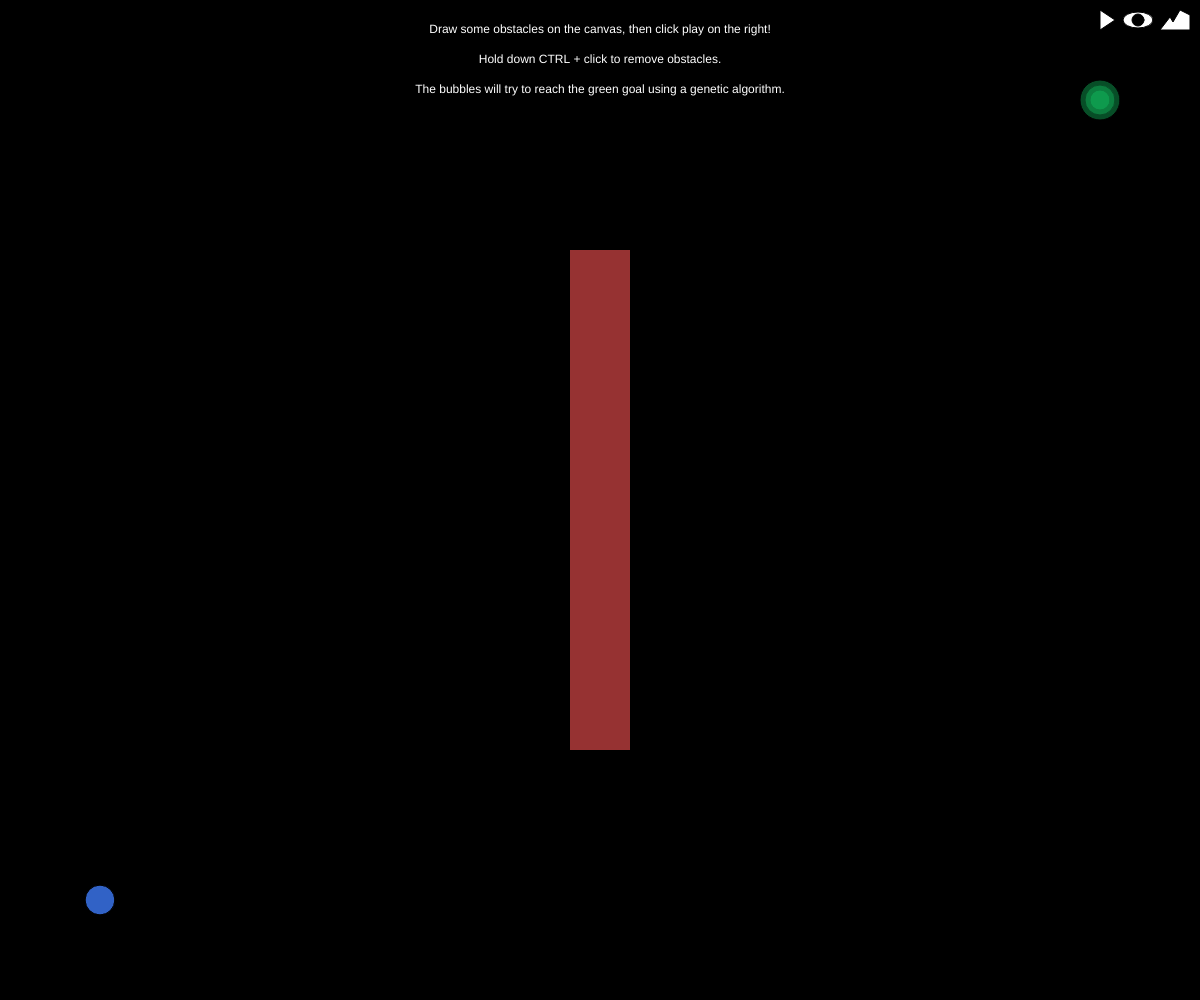
Frame 1 (no input)
Frame 60 (no input): identical to frame 1, image omitted
Frame 120 (the mouse pressed at the canvas centre since frame 60): identical to frame 1, image omitted

The p5.js sketch that drew this single still picture (run headless with seeded random() and noise() and a simulated clock; from frame 60 on, the mouse is pressed at the canvas centre):

// p5.js sketch
// ── sketch.js
// Hyperparameters
let populationLifespan = 100; // initial lifespan of population (will naturally increase if fitness is not improving)
let lifespanRate = 0.1;       // if fitness isn't improving, rate at which lifespan is increased
let populationSize = 100;     // fixed population size
let maxForce = 0.8;           // maximum force/acceleration allowed per tick
let dampenVelocityRate = 0.99;// rate that velocity is dampened per tick
let pruneSaveRate = 0.4;      // while pruning population between generations, probability that a below-average individual will be saved for next generation
let pruneMutateRate = 0.01;   // while pruning, probability that a saved individual may be mutated
let mutationRate = 0.03;      // when a new child individual is created, probability that a gene will mutate
let stuckPenaltyDivisor = 5;  // fitness is divided by this when bubble hits wall or obstacle

// Minimum canvas size
let minWidth = 600;
let minHeight = 600;

// Global simulation vars
let population;         // population of individuals
let target;             // target "goal" point of individuals
let rectangles = [];    // rectangular obstacles
let controls = {};      // play/pause/render controls
let render = true;      // global render flag
let setupPhase = true;  // true during intiial setup phase

/**
 * Setup canvas and simulation
 */
function setup() {
  createCanvas(windowWidth < minWidth ? minWidth : windowWidth, windowHeight < minHeight ? minHeight : windowHeight);
  population = new Population(populationLifespan, populationSize, mutationRate, pruneSaveRate, pruneMutateRate, lifespanRate);
  target = createVector(width - 100, 100);

  // Initial obstacle
  let cX = width / 2, cY = height / 2, cW = 30, cH = height / 4;
  rectangles.push(new ShapePolygon([[cX - cW, cY - cH], [cX + cW, cY - cH], [cX + cW, cY + cH], [cX - cW, cY + cH]]));

  // Controls
  let x = width - 100, y = 10;
  controls.play = new ShapePolygon([[x, y], [x + 15, y + 10], [x, y + 20]]);
  controls.pause = new ShapeGroup([
    new ShapePolygon([[x, y], [x + 6, y], [x + 6, y + 20], [x, y + 20]]),
    new ShapePolygon([[x + 9, y], [x + 15, y], [x + 15, y + 20], [x + 9, y + 20]])
  ]);
  let rX = x + 38, rY = y + 10;
  controls.render = new ShapeGroup([
    new ShapeEllipse(rX, rY, 30, 16),
    new ShapeEllipse(rX, rY, 12, 12, 0)
  ]);
  let sX = rX + 22, sY = y + 20;
  controls.renderStats = new ShapePolygon([[sX, sY], [sX + 10, sY - 13], [sX + 13, sY - 8], [sX + 20, sY - 20], [sX + 30, sY - 15], [sX + 30, sY]]);
}

/**
 * Handle mouse clicks
 */
function mouseClicked() {
  if ((population.paused && controls.play.inBounds(mouseX, mouseY))
    || (!population.paused && controls.pause.inBounds(mouseX, mouseY))) {
    population.togglePause();
    if (setupPhase) {
      setupPhase = false;
      population.renderInfo = true;
    }
  } else if (controls.render.inBounds(mouseX, mouseY)) {
    render = population.toggleRender();
  } else if (population.render && controls.renderStats.inBounds(mouseX, mouseY)) {
    population.toggleRenderStats();
  }

  // During setup phase only
  if (!setupPhase) {
    return;
  }

  // Remove obstacle if ctrl-click
  if (!keyIsDown(CONTROL)) {
    return;
  }
  let removeIndex;
  if (rectangles.some((r, index) => {
    if (r.inBounds(mouseX, mouseY)) {
      removeIndex = index;
      return true;
    }
  })) {
    rectangles.splice(removeIndex, 1);
  }
}

// Holds currently drawing obstacle during setup phase
let currentRect = {};

/**
 * Start drawing obstacle in setup phase
 */
function mousePressed() {
  if (!setupPhase) {
    return;
  }
  currentRect.x = mouseX;
  currentRect.y = mouseY;
}

/**
 * Draw obstacles in setup phase
 */
function mouseDragged() {
  if (!setupPhase || !currentRect.x) {
    return;
  }
  currentRect.w = mouseX - currentRect.x;
  currentRect.h = mouseY - currentRect.y;
}

/**
 * Complete drawing, save obstacle
 */
function mouseReleased() {
  if (!setupPhase || !currentRect.x) {
    return;
  }
  let r = currentRect;
  rectangles.push(new ShapePolygon([[r.x, r.y], [r.x + r.w, r.y], [r.x + r.w, r.y + r.h], [r.x, r.y + r.h]]));
  currentRect = {};
}

/**
 * Render canvas and tick simulation
 */
function draw() {
  background(0);

  // Draw controls
  push();
  fill(255, 255, 255);
  cursor(setupPhase ? (keyIsDown(CONTROL) ? HAND : CROSS) : ARROW);
  if (population.paused) {
    controls.play.draw();
    if (controls.play.inBounds(mouseX, mouseY)) {
      cursor(HAND);
    }
  } else {
    controls.pause.draw();
    if (controls.pause.inBounds(mouseX, mouseY)) {
      cursor(HAND);
    }
  }
  controls.render.draw();
  if (controls.render.inBounds(mouseX, mouseY)) {
    cursor(HAND);
  }
  if (render) {
    controls.renderStats.draw();
    if (controls.renderStats.inBounds(mouseX, mouseY)) {
      cursor(HAND);
    }
  }
  if (setupPhase) {
    textAlign(CENTER);
    text("Draw some obstacles on the canvas, then click play on the right!\n\nHold down CTRL + click to remove obstacles.\n\nThe bubbles will try to reach the green goal using a genetic algorithm.", 0, 24, width);
  }
  pop();

  // Run simulation
  if (!population.run()) {
    population.regenerate();
  }

  if (!render) {
    return;
  }
  
  // Draw target
  push();
  fill(20, 200, 100, 100);
  ellipse(target.x, target.y, 20, 20);
  ellipse(target.x, target.y, 30, 30);
  ellipse(target.x, target.y, 40, 40);

  // Draw obstacles
  noStroke();
  fill(150, 50, 50);
  rectangles.forEach(function (r) {
    r.draw();
  });
  if (currentRect.w) {
    stroke(150, 100, 100);
    fill(150, 50, 50, 100);
    rect(currentRect.x, currentRect.y, currentRect.w, currentRect.h);
  }
  pop();
}








function DNA(lifespan, mutationRate, randomize) {
  this.genes = [];
  this.mutationRate = mutationRate === undefined ? 0.02 : mutationRate;

  let randomGene = function () {
    return p5.Vector.random2D().limit(maxForce);
  };

  // Randomly generate genes for new DNA
  if (randomize !== false) {
    for (var i = 0; i < lifespan; i++) {
      this.genes[i] = randomGene();
    }
  }

  this.getGene = function (tick) {
    if (tick >= this.genes.length) {
      // Generate a random new gene if DNA is not long enough
      this.genes[tick] = randomGene();
    }
    return this.genes[tick];
  }

  /**
   * Cross this DNA with a partner DNA
   * Randomly chooses midpoint and uses left or right side of split genes from each parent respectively
   */
  this.crossover = function (lifespan, mutationRate, partner) {
    let newDna = new DNA(lifespan, mutationRate, false);
    var mid = floor(random(this.genes.length));
    for (var i = 0; i < lifespan; i++) {
      if (i > mid && i < this.genes.length) {
        // Use gene from this parent
        newDna.genes[i] = this.genes[i];
      } else if (i < partner.genes.length) {
        // Use gene from partner
        newDna.genes[i] = partner.genes[i];
      } else {
        // This child has more genes than parents, randomly generate
        newDna.genes[i] = randomGene();
      }
    }
    return newDna;
  }

  /**
   * Randomly mutates genes, given a mutation rate chance
   */
  this.mutate = function () {
    let count = 0;
    for (let i = 0; i < this.genes.length; i++) {
      if (random(1) < this.mutationRate) {
        this.genes[i] = randomGene();
        count++;
      }
    }
    return count;
  }
}      








function Individual(lifespan, mutationRate, dna) {
  this.radius = 15;
  this.dna = dna ? dna : new DNA(lifespan, mutationRate);
  this.pos;
  this.vel;
  this.acc;
  this.fitness;
  this.tickCompleted;
  this.tickStuck;
  this.mutationCount = 0;

  /**
   * Resets individual with starting values
   */
  this.reset = function () {
    this.pos = createVector(100, height - 100);
    this.vel = createVector();
    this.acc = createVector();
    this.fitness = 0.0;
    this.tickCompleted = null;
    this.tickStuck = null;
  };

  // Reset newly created individuals
  this.reset();

  /**
   * Mate this individual with a partner, mutate it, and return a new child individual
   */
  this.mate = function (lifespan, mutationRate, partner) {
    let newDna = this.dna.crossover(lifespan, mutationRate, partner.dna);
    let mutationCount = newDna.mutate();
    let child = new Individual(lifespan, mutationRate, newDna);
    child.mutationCount += mutationCount;
    return child;
  }

  /**
   * Calculate the fitness for this individual based on distance to target and time taken to reach target
   */
  this.calcFitness = function () {

    let dFit = 1000 / Math.max(1, dist(this.pos.x, this.pos.y, target.x, target.y));
    if (this.tickCompleted) {
      // Individual arrived at goal, use best time to calculate fitness
      let tFit = pow((1 + (1 / this.tickCompleted)), 2);
      this.fitness = dFit * tFit;
      return;
    }

    // Still finding path
    this.fitness = dFit;

    if (this.tickStuck) {
      // Individual stuck, penalty
      this.fitness /= stuckPenaltyDivisor;
      return;
    }
  }

  /**
   * Update individual this tick simulation
   */
  this.update = function (tick) {
    
    if (this.tickCompleted || this.tickStuck) {
      return;
    }

    let d = dist(this.pos.x, this.pos.y, target.x, target.y);
    if (d < this.radius) {
      this.tickCompleted = tick;
      return;
    }
    
    // Check for screen edge & obstacle collisions
    if (this.pos.x < 0 || this.pos.x > width || this.pos.y < 0 || this.pos.y > height
      || rectangles.some((r) => r.inBounds(this.pos.x, this.pos.y), this)) {
        // Collision detected, set velocity to 0
        this.vel.mult(0);
        this.acc.mult(0);
        this.tickStuck = tick;
        return;
    }

    // Add acceleration vector and update velocity/position
    this.acc.add(this.dna.getGene(tick));
    this.vel.mult(dampenVelocityRate); // dampen velocity
    this.vel.add(this.acc);
    this.pos.add(this.vel);
    this.acc.mult(0);
  }

  /**
   * Draw individual to screen
   */
  this.draw = function () {
    let color = this.tickStuck ? [255, 50, 50, 50] :
      (this.tickCompleted ? [20, 200, 100, 100] :
      [50, 100, 200, 100]);
    push();
    fill(color);
    translate(this.pos.x, this.pos.y);
    rotate(this.vel.heading());
    rectMode(CENTER);
    ellipse(0, 0, this.radius * 2, this.radius * 2);
    pop();
  }
}









function Population(lifespan, popsize, mutationRate, pruneSaveRate, pruneMutateRate, lifespanRate) {
  this.individuals = [];
  this.popsize = popsize === undefined ? 0 : popsize;
  this.lifespan = lifespan === undefined ? 100 : lifespan;
  this.lifespanRate = lifespanRate === undefined ? 0.1 : lifespanRate;
  this.mutationRate = mutationRate === undefined ? 0.02 : mutationRate;
  this.pruneSaveRate = pruneSaveRate === undefined ? 0.5 : pruneSaveRate;
  this.pruneMutateRate = pruneMutateRate === undefined ? 0.01 : pruneMutateRate;
  this.tick = 0;
  this.totalFitness = 0;
  this.maxFitness = 0;
  this.minFitness = Infinity;
  this.paused = true;
  this.render = true;
  this.renderInfo = false;
  this.renderStats = false;
  this.generation = 1;
  this.newChildren = this.popsize;
  this.previousMaxFitness = 0;
  this.previousMinFitness = 0;
  this.previousTotalFitness = 0;
  this.mutationCount = 0;
  this.totalGenes = 0;
  this.bestOverallFitness = 0;
  this.highestOverallTotalFitness = 0;
  this.maxOverallMutations = 0;
  this.stats = [];

  if (popsize > 0) {
    for (var i = 0; i < this.popsize; i++) {
      this.individuals[i] = new Individual(this.lifespan, this.mutationRate);
    }
  }

  /**
   * Pauses/unpauses simulation
   */
  this.togglePause = function () {
    this.paused = !this.paused;
    return this.paused;
  };

  /**
   * Turns on/off simulation rendering
   */
  this.toggleRender = function () {
    this.render = !this.render;
    return this.render;
  }
  
  /**
   * Turns on/off rendering of generation info
   */
  this.toggleRenderInfo = function () {
    this.renderInfo = !this.renderInfo;
    return this.renderInfo;
  }

  /**
   * Turns on/off rendering of stats
   */
  this.toggleRenderStats = function () {
    this.renderStats = !this.renderStats;
    return this.renderStats;
  }

  /**
   * Calculates the fitness for each individual in the population
   */
  this.calcFitness = function () {
    this.totalFitness = 0;
    this.maxFitness = 0;
    this.minFitness = Infinity;
    let countDone = 0;
    let lastTick = 0;
    this.individuals.forEach(function (individual) {
      individual.calcFitness();

      // Check if individual has reached target or is stuck
      if (individual.tickCompleted || individual.tickStuck) {
        countDone++;
        if (individual.tickCompleted > lastTick) {
          lastTick = individual.tickCompleted;
        } else if (individual.tickStuck > lastTick) {
          lastTick = individual.tickStuck;
        }
      }

      // Update population fitness stats
      this.totalFitness += individual.fitness;
      if (individual.fitness > this.maxFitness) {
        this.maxFitness = individual.fitness;
      }
      if (individual.fitness < this.minFitness) {
        this.minFitness = individual.fitness;
      }
    }, this);

    // If all individuals were done, decrease population lifespan to last tick
    if (countDone >= this.individuals.length) {
      this.lifespan = max(lastTick, 10);
    }
  };

  /**
   * Prunes population
   * Save individual for next generation if they have above average fitness, or they are randomly kept given the pruneSaveRate
   * Randomly mutate saved individuals based on pruneMutateRate
   */
  this.prune = function () {
    let newIndividuals = [];
    let meanFitness = this.totalFitness / this.popsize;
    this.totalFitness = 0;
    this.individuals.forEach(function (individual) {
      if (individual.fitness > meanFitness
        || random(1) < this.pruneSaveRate) {
        // Save individuals with above average fitness, or chance to save those below average
        this.totalFitness += individual.fitness;
        if (random(1) < this.pruneMutateRate) {
          // Chance to mutate existing individuals
          this.mutationCount += individual.dna.mutate();
        }
        newIndividuals.push(individual);
      }
    }, this);
    this.individuals = newIndividuals;
  };

  /**
   * Mates two parents, creates a new child and adds to population
   */
  this.addNewChild = function (parentA, parentB) {
    let newChild = parentA.mate(this.lifespan, this.mutationRate, parentB);
    this.mutationCount += newChild.mutationCount;
    this.individuals.push(newChild);
  };

  /**
   * Regenerate population and prepare next generation
   */
  this.regenerate = function () {

    // Calculate the fitness of all individuals
    this.calcFitness();

    // Increment to next generation
    this.generation++;
    if (this.totalFitness > this.highestOverallTotalFitness) {
      this.highestOverallTotalFitness = this.totalFitness;
    }
    if (this.maxFitness > this.bestOverallFitness) {
      this.bestOverallFitness = this.maxFitness;
    } else {
      // Increase population lifespan if fitness didn't improve
      this.lifespan += min(floor(this.lifespan * this.lifespanRate), 100);
    }
    this.previousMaxFitness = this.maxFitness;
    this.previousMinFitness = this.minFitness;
    this.previousTotalFitness = this.totalFitness;
    this.tick = 0;
    this.mutationCount = 0;

    // Prune population, allowing for new children
    this.prune();

    // Randomly pick an array of parents from remaining population
    let pairings = [];
    this.newChildren = this.popsize - this.individuals.length;
    for (let i = 0; i < this.newChildren; i++) {
      pairings.push({
        a: random(0, this.totalFitness),
        b: random(0, this.totalFitness)
      });
    }

    // Choose parents: those with higher fitness have a higher probability of being chosen
    // when both parents are found, mate them and add child to population
    this.individuals.forEach(function (individual) {
      pairings.forEach(function (pairing) {
        if (pairing.done) {
          return;
        }
        pairing.a -= individual.fitness;
        pairing.b -= individual.fitness;
        if (pairing.a <= 0) {
          pairing.parentA = individual;
          if (pairing.parentB) {
            this.addNewChild(pairing.parentA, pairing.parentB);
            pairing.done = true;
            return;
          }
        }
        if (pairing.b <= 0) {
          pairing.parentB = individual;
          if (pairing.parentA) {
            this.addNewChild(pairing.parentA, pairing.parentB);
            pairing.done = true;
            return;
          }
        }
      }, this);

      this.totalGenes = this.individuals.reduce((acc, curr) => acc + curr.dna.genes.length, 0);
      if (this.mutationCount > this.maxOverallMutations) {
        this.maxOverallMutations = this.mutationCount;
      }

      // Reset this individual in prep for next generation
      individual.reset();

    }, this);

    // Save this generation's statistics
    this.saveStats();
  };

  /**
   * Main simulation loop
   */
  this.run = function () {

    let paused = this.paused;

    // Run updates on each individual if not paused, and draw (if rendering)
    this.individuals.forEach(function (individual) {
      if (!paused) {
        individual.update(this.tick);
      }
      if (this.render) {
        individual.draw();
      }
    }, this);

    // Increment tick if not paused
    if (!paused) {
      this.tick++;
      if (this.tick >= this.lifespan) {
        return false;
      }
    }

    if (this.render) {
      // Draw generation info and stats to canvas
      if (this.renderInfo) {
        this.drawInfo();
      }
      if (this.renderStats) {
        this.drawStats();
      }
    } else {
      // If not currently rendering simulation, just display current generation in center of screen
      push();
      textAlign(CENTER);
      textSize(32);
      textStyle(BOLD);
      fill(200, 200, 200, 255);
      text("Generation " + this.generation, 0, height / 2, width);
      textSize(16);
      text("Fitness " + this.maxFitness.toFixed(2), 0, height / 2 + 70, width);
      text("Tick " + this.tick + " / " + this.lifespan, 0, height / 2 + 40, width);
      pop();
    }

    return true;
  };

  /**
   * Save this generation's stats to historical stat array
   */
  this.saveStats = function () {
    let prev = (this.generation > 0 ? this.generation - 1 : 0);

    // Previous generation
    if (!(prev in this.stats)) {
      this.stats[prev] = {
        lifespan: this.lifespan,
        newChildren: this.popsize,
        popsize: this.popsize
      };
    }
    this.stats[prev].mutations = this.mutationCount;
    this.stats[prev].totalFitness = this.totalFitness;
    this.stats[prev].minFitness = this.minFitness;
    this.stats[prev].maxFitness = this.maxFitness;

    this.stats[this.generation] = {
      lifespan: this.lifespan,
      newChildren: this.newChildren,
      popsize: this.popsize
    };
  };

  /**
   * Draws historical stat chart in lower-right side of canvas
   */
  this.drawStats = function () {
    push();

    let w = 400, h = 150, x = width - w, y = height;
    let xStep = w / this.stats.length;
    let fitnessStep = h / this.bestOverallFitness;
    let totalFitnessStep = h / this.highestOverallTotalFitness;
    let mutationStep = h / this.maxOverallMutations;
    let colors = {
      totalFitness: [255, 255, 255],
      maxFitness: [20, 200, 100],
      minFitness: [255, 50, 50],
      mutations: [120, 120, 255]
    }
    textAlign(RIGHT);
    fill(colors.totalFitness);
    text("Total fitness (0 - " + ceil(this.highestOverallTotalFitness) + ")", x, y - h - 60, w - 10);
    fill(colors.maxFitness);
    text("Max fitness (0 - " + ceil(this.bestOverallFitness) + ")", x, y - h - 45, w - 10);
    fill(colors.minFitness);
    text("Min fitness (0 - " + ceil(this.bestOverallFitness) + ")", x, y - h - 30, w - 10);
    fill(colors.mutations);
    text("Mutations (0 - " + ceil(this.maxOverallMutations) + ")", x, y - h - 15, w - 10);
    let prev = {
      x: x,
      maxFitness: y,
      minFitness: y,
      totalFitness: y,
      mutations: y
    };
    let next;
    this.stats.forEach(function (stat, gen) {
      next = {
        x: x + (xStep * gen),
        maxFitness: y - (fitnessStep * stat.maxFitness),
        minFitness: y - (fitnessStep * stat.minFitness),
        totalFitness: y - (totalFitnessStep * stat.totalFitness),
        mutations: y - (mutationStep * stat.mutations)
      }
      stroke(colors.totalFitness);
      line(prev.x, prev.totalFitness, next.x, next.totalFitness);
      stroke(colors.maxFitness);
      line(prev.x, prev.maxFitness, next.x, next.maxFitness);
      stroke(colors.minFitness);
      line(prev.x, prev.minFitness, next.x, next.minFitness);
      stroke(colors.mutations);
      line(prev.x, prev.mutations, next.x, next.mutations);
      Object.assign(prev, next);
    });

    pop();
  };

  this.drawInfo = function () {
    let infoPairs = [
      ["Generation:", this.generation],
      ["Tick: ", this.tick + " / " + this.lifespan],
      ["New children:", this.newChildren + " / " + this.popsize],
      ["Mutations:", this.mutationCount + " / " + this.totalGenes],
      ["\nLast generation:", "\n" + (this.generation > 0 ? this.generation - 1 : 0)],
      ["Total fitness:", this.previousTotalFitness.toFixed(2)],
      ["Min fitness:", this.previousMinFitness.toFixed(2)],
      ["Max fitness:", this.previousMaxFitness.toFixed(2)],
      ["\nBest overall fitness:", "\n" + this.bestOverallFitness.toFixed(2)],
    ];

    let left = "";
    let right = "";
    infoPairs.forEach(function (curr) {
      left += curr[0] + "\n";
      right += curr[1] + "\n";
    });

    let x = 10, y = 20, w = 130;
    push();

    fill(200, 200, 200, 255);
    textAlign(RIGHT);
    text(left, x, y, w);
    textAlign(LEFT);
    text(right, x + w, y, w);

    pop();
  }
}








function ShapeEllipse(x, y, w, h, color) {
  this.x = x;
  this.y = y;
  this.w = w;
  this.h = h === undefined ? w : h;
  this.color = color;
  this.rectBounds = {
    x: Infinity,
    y: Infinity,
    x1: 0,
    y1: 0
  };

  let halfW = this.w / 2.0;
  let halfH = this.h / 2.0;
  this.rectBounds.x = this.x - halfW;
  this.rectBounds.y = this.y - halfH;
  this.rectBounds.x1 = this.x + halfW;
  this.rectBounds.y1 = this.y + halfH;

  this.draw = function () {
    if (this.color !== undefined) {
      push();
      fill(color);
    }
    ellipse(this.x, this.y, this.w, this.h);
    if (this.color !== undefined) {
      pop();
    }
  }

  this.inBounds = function (x, y) {
    return (x >= this.rectBounds.x && x <= this.rectBounds.x1 && y >= this.rectBounds.y && y <= this.rectBounds.y1);
  }
}









function ShapeGroup(polygons) {
  this.polygons = polygons;
  this.rectBounds = {
    x: Infinity,
    y: Infinity,
    x1: 0,
    y1: 0
  };

  this.polygons.forEach(function (polygon) {
    // Save bounding box limits
    if (polygon.rectBounds.x < this.rectBounds.x) {
      this.rectBounds.x = polygon.rectBounds.x;
    } else if (polygon.rectBounds.x1 > this.rectBounds.x1) {
      this.rectBounds.x1 = polygon.rectBounds.x1;
    }
    if (polygon.rectBounds.y < this.rectBounds.y) {
      this.rectBounds.y = polygon.rectBounds.y;
    } else if (polygon.rectBounds.y1 > this.rectBounds.y1) {
      this.rectBounds.y1 = polygon.rectBounds.y1;
    }
  }, this);

  this.draw = function () {
    this.polygons.forEach(function (polygon) {
      polygon.draw();
    });
  }

  this.inBounds = function (x, y) {
    return (x >= this.rectBounds.x && x <= this.rectBounds.x1 && y >= this.rectBounds.y && y <= this.rectBounds.y1);
  }
}









function ShapePolygon(points) {
  this.points = points;
  this.lines = [];
  this.rectBounds = {
    x: Infinity,
    y: Infinity,
    x1: 0,
    y1: 0
  };

  let prev = null;
  this.points.forEach(function (point) {
    if (prev !== null) {
      this.lines.push([prev, point]);
    }
    prev = point;

    // Save bounding box limits
    if (point[0] < this.rectBounds.x) {
      this.rectBounds.x = point[0];
    } else if (point[0] > this.rectBounds.x1) {
      this.rectBounds.x1 = point[0];
    }
    if (point[1] < this.rectBounds.y) {
      this.rectBounds.y = point[1];
    } else if (point[1] > this.rectBounds.y1) {
      this.rectBounds.y1 = point[1];
    }
  }, this);

  this.draw = function () {
    beginShape();
    this.points.forEach(function (points) {
      vertex(points[0], points[1]);
    });
    endShape(CLOSE);
  }

  this.inBounds = function (x, y) {
    return (x >= this.rectBounds.x && x <= this.rectBounds.x1 && y >= this.rectBounds.y && y <= this.rectBounds.y1);
  }
}
